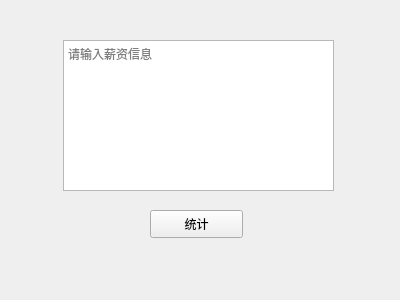
<?xml version="1.0" encoding="UTF-8"?>
<ui version="4.0">
 <class>Form</class>
 <widget class="QWidget" name="Form">
  <property name="geometry">
   <rect>
    <x>0</x>
    <y>0</y>
    <width>400</width>
    <height>300</height>
   </rect>
  </property>
  <property name="windowTitle">
   <string>统计薪资</string>
  </property>
  <widget class="QTextEdit" name="textEdit">
   <property name="geometry">
    <rect>
     <x>63</x>
     <y>40</y>
     <width>271</width>
     <height>151</height>
    </rect>
   </property>
   <property name="placeholderText">
    <string>请输入薪资信息</string>
   </property>
  </widget>
  <widget class="QPushButton" name="pushButton">
   <property name="geometry">
    <rect>
     <x>150</x>
     <y>210</y>
     <width>93</width>
     <height>28</height>
    </rect>
   </property>
   <property name="text">
    <string>统计</string>
   </property>
  </widget>
 </widget>
 <resources/>
 <connections/>
</ui>
